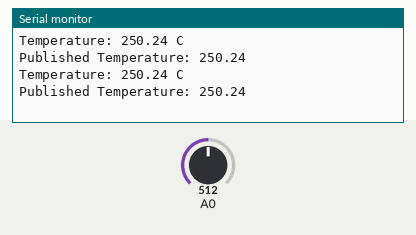
Simulated run of this sketch. Board: Arduino Uno R4 WiFi. On the bench: the last lines printed to the serial monitor. Inputs (shaded band) come from the test bench; at power-on: A0 = 512. WiFi joins after 1.5 s; servers stay silent unless stated; no MQTT or app messages arrive unless stated.

Above: at 2.7 s.
2.8 s: A0 set to 716
At 4.1 s:
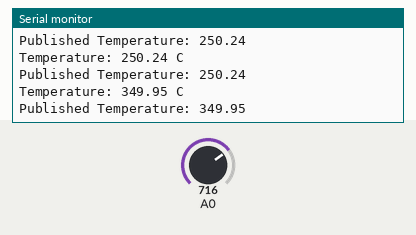
4.3 s: A0 set to 900
At 5.4 s:
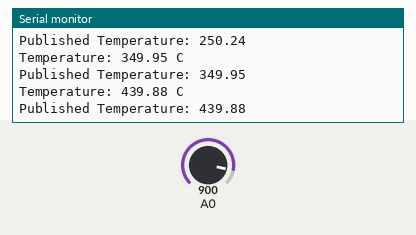
Timing chart, 0 to 7.3 s (numbered marks = the images above; inputs shaded):
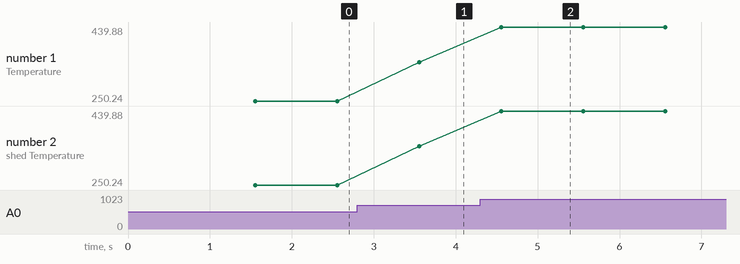

The sketch:

Temp_Sensor.ino
```cpp
#include <WiFiS3.h>
#include <ArduinoMqttClient.h>

const char WIFI_SSID[] = "NowEiEI";               // เปลี่ยนเป็น WiFi SSID ของคุณ
const char WIFI_PASSWORD[] = "knX569977";         // เปลี่ยนเป็น WiFi Password ของคุณ

const char MQTT_BROKER_ADDRESS[] = "mqtt-dashboard.com";  // เปลี่ยนเป็นที่อยู่ของ MQTT broker
const int MQTT_PORT = 1883;
const char MQTT_CLIENT_ID[] = "66070285";         // ตั้งค่า Client ID ตามที่ต้องการ
const char MQTT_USERNAME[] = "";                   // ไม่ต้องใส่ถ้าไม่ต้องการ
const char MQTT_PASSWORD[] = "";                   // ไม่ต้องใส่ถ้าไม่ต้องการ

const char PUBLISH_TOPIC[] = "temperature/topic";  // ตั้งค่า Topic สำหรับ Publish

WiFiClient network;
MqttClient mqtt(network);

void setup() {
  Serial.begin(9600);
  connectToWiFi();
  connectToMQTT();
}

void loop() {
  if (!mqtt.connected()) {
    connectToMQTT();
  }

  mqtt.poll();

  // อ่านค่าจากเซนเซอร์อุณหภูมิ
  int sensorValue = analogRead(A0); // อ่านค่าเซนเซอร์
  float voltage = sensorValue * (5.0 / 1023.0); // แปลงค่า Analog เป็น Voltage
  float temperatureC = voltage * 100; // แปลง Voltage เป็น อุณหภูมิ (Celsius)

  Serial.print("Temperature: ");
  Serial.print(temperatureC);
  Serial.println(" C");

  // Publish ค่าที่อ่านได้ไปยัง MQTT
  mqtt.beginPublish(PUBLISH_TOPIC, 10); // 10 = ความยาวของ Payload
  mqtt.print(temperatureC);
  mqtt.endPublish();
  Serial.print("Published Temperature: ");
  Serial.println(temperatureC);

  delay(1000); // หน่วงเวลา 1 วินาที
}

void connectToWiFi() {
  Serial.print("Connecting to WiFi SSID: ");
  Serial.println(WIFI_SSID);
  while (WiFi.begin(WIFI_SSID, WIFI_PASSWORD) != WL_CONNECTED) {
    Serial.print(".");
    delay(1000);
  }
  Serial.println("\nConnected to WiFi!");
  Serial.print("IP Address: ");
  Serial.println(WiFi.localIP());
}

void connectToMQTT() {
  Serial.print("Connecting to MQTT broker...");
  mqtt.setId(MQTT_CLIENT_ID);
  mqtt.setUsernamePassword(MQTT_USERNAME, MQTT_PASSWORD);

  if (!mqtt.connect(MQTT_BROKER_ADDRESS, MQTT_PORT)) {
    Serial.print("MQTT connection failed! Error code = ");
    Serial.println(mqtt.connectError());
    delay(5000);
    return;
  }

  Serial.println("Connected to MQTT broker!");
}
```

Measured:
- after the input at 2.8 s, the serial monitor: prints a new line after 0.75 s (image 1)
- after the input at 4.3 s, the serial monitor: prints a new line after 0.26 s (image 2)
- plotted number 1: 250.24 → 349.95 after the input at 2.8 s, 349.95 → 439.88 after the input at 4.3 s
- plotted number 2: 250.24 → 349.95 after the input at 2.8 s, 349.95 → 439.88 after the input at 4.3 s
